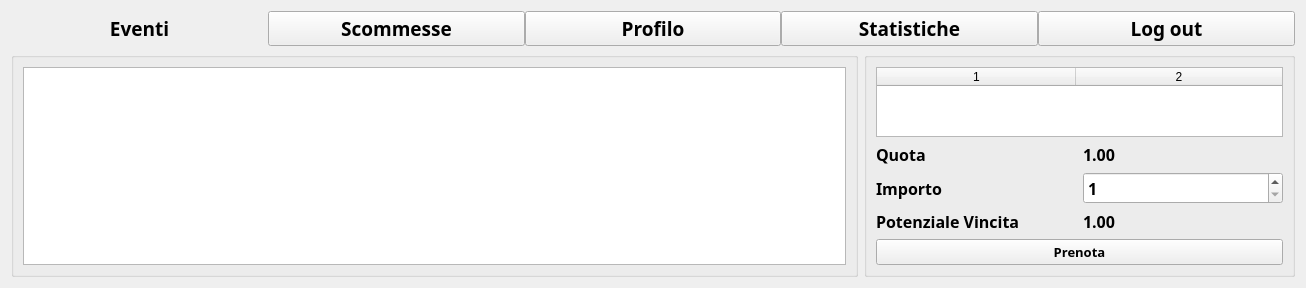
      <widget class="QWidget" name="UserHome">
       <layout class="QGridLayout" name="gridLayout_8">
        <item row="0" column="0" colspan="2">
         <layout class="QHBoxLayout" name="MenuLayoutUserHome">
          <property name="spacing">
           <number>0</number>
          </property>
          <property name="sizeConstraint">
           <enum>QLayout::SetDefaultConstraint</enum>
          </property>
          <item>
           <widget class="QPushButton" name="UserHome_Event_page_btn">
            <property name="font">
             <font>
              <family>Bahnschrift SemiBold</family>
              <pointsize>14</pointsize>
              <weight>75</weight>
              <bold>true</bold>
             </font>
            </property>
            <property name="text">
             <string>Eventi</string>
            </property>
            <property name="autoDefault">
             <bool>false</bool>
            </property>
            <property name="default">
             <bool>true</bool>
            </property>
            <property name="flat">
             <bool>true</bool>
            </property>
           </widget>
          </item>
          <item>
           <widget class="QPushButton" name="UserHome_to_bet_page_btn">
            <property name="font">
             <font>
              <family>Bahnschrift SemiBold</family>
              <pointsize>14</pointsize>
              <weight>75</weight>
              <bold>true</bold>
             </font>
            </property>
            <property name="text">
             <string>Scommesse</string>
            </property>
           </widget>
          </item>
          <item>
           <widget class="QPushButton" name="UserHome_to_Profile_page_btn">
            <property name="font">
             <font>
              <family>Bahnschrift SemiBold</family>
              <pointsize>14</pointsize>
              <weight>75</weight>
              <bold>true</bold>
             </font>
            </property>
            <property name="autoFillBackground">
             <bool>false</bool>
            </property>
            <property name="text">
             <string>Profilo</string>
            </property>
           </widget>
          </item>
          <item>
           <widget class="QPushButton" name="UserHome_to_stats_page_btn">
            <property name="font">
             <font>
              <family>Bahnschrift SemiBold</family>
              <pointsize>14</pointsize>
              <weight>75</weight>
              <bold>true</bold>
             </font>
            </property>
            <property name="text">
             <string>Statistiche</string>
            </property>
           </widget>
          </item>
          <item>
           <widget class="QPushButton" name="UserHome_LogOut_btn">
            <property name="font">
             <font>
              <family>Bahnschrift SemiBold</family>
              <pointsize>14</pointsize>
              <weight>75</weight>
              <bold>true</bold>
             </font>
            </property>
            <property name="text">
             <string>Log out</string>
            </property>
           </widget>
          </item>
         </layout>
        </item>
        <item row="1" column="0">
         <widget class="QGroupBox" name="EventgroupBox">
          <property name="title">
           <string/>
          </property>
          <layout class="QGridLayout" name="gridLayout_10">
           <item row="0" column="0">
            <widget class="QTableWidget" name="UserHomeEventInfos_tbl">
             <property name="sizeAdjustPolicy">
              <enum>QAbstractScrollArea::AdjustToContents</enum>
             </property>
             <property name="editTriggers">
              <set>QAbstractItemView::NoEditTriggers</set>
             </property>
             <property name="tabKeyNavigation">
              <bool>false</bool>
             </property>
             <property name="showDropIndicator" stdset="0">
              <bool>false</bool>
             </property>
             <property name="dragDropOverwriteMode">
              <bool>false</bool>
             </property>
             <property name="columnCount">
              <number>10</number>
             </property>
             <attribute name="horizontalHeaderVisible">
              <bool>false</bool>
             </attribute>
             <attribute name="horizontalHeaderCascadingSectionResizes">
              <bool>true</bool>
             </attribute>
             <attribute name="horizontalHeaderDefaultSectionSize">
              <number>80</number>
             </attribute>
             <attribute name="horizontalHeaderStretchLastSection">
              <bool>true</bool>
             </attribute>
             <attribute name="verticalHeaderVisible">
              <bool>false</bool>
             </attribute>
             <column/>
             <column/>
             <column/>
             <column/>
             <column/>
             <column/>
             <column/>
             <column/>
             <column/>
             <column/>
            </widget>
           </item>
          </layout>
         </widget>
        </item>
        <item row="1" column="1">
         <widget class="QGroupBox" name="BetgroupBox">
          <property name="title">
           <string/>
          </property>
          <property name="alignment">
           <set>Qt::AlignCenter</set>
          </property>
          <property name="flat">
           <bool>false</bool>
          </property>
          <property name="checkable">
           <bool>false</bool>
          </property>
          <layout class="QGridLayout" name="gridLayout_9">
           <item row="0" column="0">
            <layout class="QVBoxLayout" name="verticalLayout_10">
             <item>
              <widget class="QTableWidget" name="UserHome_Bet_tbl">
               <property name="sizeAdjustPolicy">
                <enum>QAbstractScrollArea::AdjustToContents</enum>
               </property>
               <property name="editTriggers">
                <set>QAbstractItemView::NoEditTriggers</set>
               </property>
               <property name="rowCount">
                <number>0</number>
               </property>
               <property name="columnCount">
                <number>2</number>
               </property>
               <attribute name="horizontalHeaderCascadingSectionResizes">
                <bool>true</bool>
               </attribute>
               <attribute name="horizontalHeaderDefaultSectionSize">
                <number>199</number>
               </attribute>
               <attribute name="horizontalHeaderStretchLastSection">
                <bool>true</bool>
               </attribute>
               <attribute name="verticalHeaderVisible">
                <bool>false</bool>
               </attribute>
               <attribute name="verticalHeaderDefaultSectionSize">
                <number>60</number>
               </attribute>
               <column/>
               <column/>
              </widget>
             </item>
             <item>
              <layout class="QHBoxLayout" name="horizontalLayout_20">
               <item>
                <widget class="QLabel" name="label_10">
                 <property name="font">
                  <font>
                   <family>Bahnschrift SemiBold</family>
                   <pointsize>12</pointsize>
                   <weight>75</weight>
                   <bold>true</bold>
                  </font>
                 </property>
                 <property name="text">
                  <string>Quota</string>
                 </property>
                </widget>
               </item>
               <item>
                <widget class="QLabel" name="UserHome_quotaTotale">
                 <property name="font">
                  <font>
                   <family>Bahnschrift SemiBold</family>
                   <pointsize>12</pointsize>
                   <weight>75</weight>
                   <bold>true</bold>
                  </font>
                 </property>
                 <property name="text">
                  <string>1.00</string>
                 </property>
                </widget>
               </item>
              </layout>
             </item>
             <item>
              <layout class="QVBoxLayout" name="verticalLayout_9">
               <item>
                <layout class="QHBoxLayout" name="horizontalLayout_18">
                 <item>
                  <widget class="QLabel" name="label_9">
                   <property name="font">
                    <font>
                     <family>Bahnschrift SemiBold</family>
                     <pointsize>12</pointsize>
                     <weight>75</weight>
                     <bold>true</bold>
                    </font>
                   </property>
                   <property name="text">
                    <string>Importo</string>
                   </property>
                  </widget>
                 </item>
                 <item>
                  <widget class="QSpinBox" name="UserHome_BettedAmount_spin">
                   <property name="font">
                    <font>
                     <family>Bahnschrift SemiBold</family>
                     <pointsize>12</pointsize>
                     <weight>75</weight>
                     <bold>true</bold>
                    </font>
                   </property>
                   <property name="minimum">
                    <number>1</number>
                   </property>
                   <property name="maximum">
                    <number>999</number>
                   </property>
                  </widget>
                 </item>
                </layout>
               </item>
               <item>
                <layout class="QHBoxLayout" name="horizontalLayout_19">
                 <item>
                  <widget class="QLabel" name="label_11">
                   <property name="font">
                    <font>
                     <family>Bahnschrift SemiBold</family>
                     <pointsize>12</pointsize>
                     <weight>75</weight>
                     <bold>true</bold>
                    </font>
                   </property>
                   <property name="text">
                    <string>Potenziale Vincita</string>
                   </property>
                  </widget>
                 </item>
                 <item>
                  <widget class="QLabel" name="UserHome_PotentialWin_lbl">
                   <property name="font">
                    <font>
                     <family>Bahnschrift SemiBold</family>
                     <pointsize>12</pointsize>
                     <weight>75</weight>
                     <bold>true</bold>
                    </font>
                   </property>
                   <property name="text">
                    <string>1.00 </string>
                   </property>
                  </widget>
                 </item>
                </layout>
               </item>
               <item>
                <widget class="QPushButton" name="UserHome_InsertBet_btn">
                 <property name="font">
                  <font>
                   <family>Bahnschrift SemiBold</family>
                   <pointsize>10</pointsize>
                   <weight>75</weight>
                   <bold>true</bold>
                  </font>
                 </property>
                 <property name="text">
                  <string>Prenota</string>
                 </property>
                </widget>
               </item>
              </layout>
             </item>
            </layout>
           </item>
          </layout>
         </widget>
        </item>
       </layout>
      </widget>
